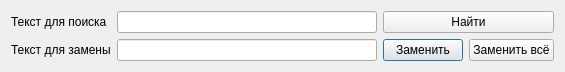
<?xml version="1.0" encoding="UTF-8"?>
<ui version="4.0">
 <class>search</class>
 <widget class="QDialog" name="search">
  <property name="geometry">
   <rect>
    <x>0</x>
    <y>0</y>
    <width>565</width>
    <height>72</height>
   </rect>
  </property>
  <property name="windowTitle">
   <string>Dialog</string>
  </property>
  <layout class="QVBoxLayout" name="verticalLayout_2">
   <item>
    <layout class="QGridLayout" name="gridLayout">
     <item row="0" column="0">
      <widget class="QLabel" name="label">
       <property name="text">
        <string>Текст для поиска</string>
       </property>
      </widget>
     </item>
     <item row="1" column="2">
      <widget class="QPushButton" name="replace">
       <property name="text">
        <string>Заменить</string>
       </property>
      </widget>
     </item>
     <item row="1" column="1">
      <widget class="QLineEdit" name="replaceText"/>
     </item>
     <item row="1" column="0">
      <widget class="QLabel" name="label_2">
       <property name="text">
        <string>Текст для замены</string>
       </property>
      </widget>
     </item>
     <item row="0" column="1">
      <widget class="QLineEdit" name="searchText"/>
     </item>
     <item row="1" column="3">
      <widget class="QPushButton" name="replaceAll">
       <property name="text">
        <string>Заменить всё</string>
       </property>
      </widget>
     </item>
     <item row="0" column="2" colspan="2">
      <widget class="QPushButton" name="search_2">
       <property name="text">
        <string>Найти</string>
       </property>
      </widget>
     </item>
    </layout>
   </item>
  </layout>
 </widget>
 <resources/>
 <connections/>
</ui>
